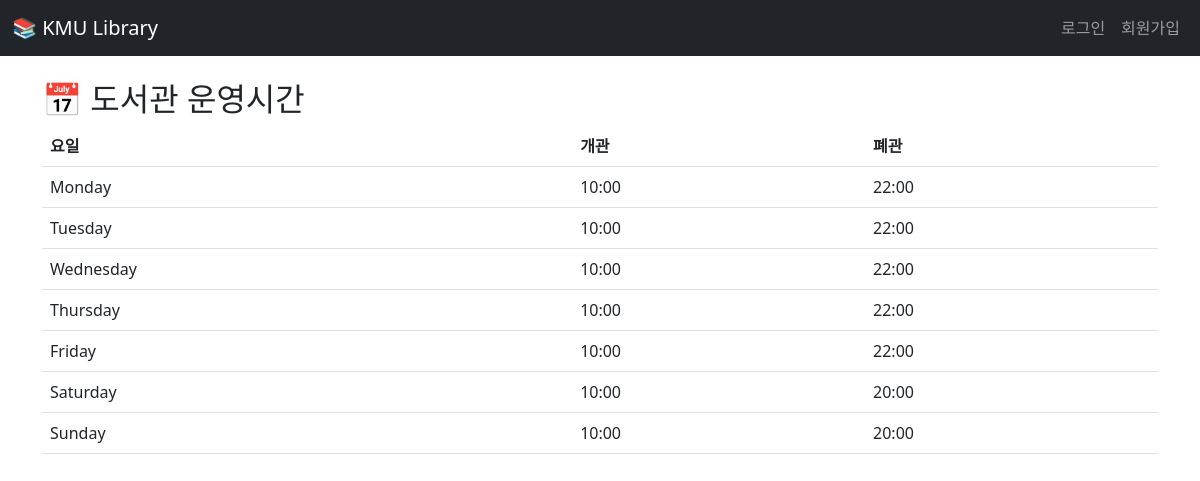
Screenshot of /library_info/ with the database file from the repository.
### library_info/models.py (models this page shows, shortened)
class LibraryInfo(models.Model):
    day = models.CharField(max_length=10, choices=DAY_CHOICES, unique=True)
    open_time = models.TimeField()
    close_time = models.TimeField()
    @property
    def day_order(self):
        return DAY_ORDER.get(self.day, 99)  # 예외 처리용 디폴트

### library_info/views.py (the view)
# urls.py: path('', views.library_info_list, name='library_info_list'),
def library_info_list(request):
    infos = sorted(LibraryInfo.objects.all(), key=lambda info: info.day_order)
    return render(request, 'library_info/list.html', {'infos': infos})

### templates/library_info/list.html (shortened to what this page needs)
{% extends 'base.html' %}
{% block content %}
<h2>📅 도서관 운영시간</h2>
<table class="table table-hover">
  <thead><tr><th>요일</th><th>개관</th><th>폐관</th>{% if user.is_admin %}<th>관리</th>{% endif %}</tr></thead>
  <tbody>
    {% for info in infos %}
      <tr>
        <td>{{ info.get_day_display }}</td>
        <td>{{ info.open_time|time:"H:i" }}</td>
        <td>{{ info.close_time|time:"H:i" }}</td>
      </tr>
    {% endfor %}
  </tbody>
</table>
{% endblock %}

### rows the page displays
LibraryInfo: day "Monday", open_time "10:00", close_time "22:00"
LibraryInfo: day "Tuesday", open_time "10:00", close_time "22:00"
LibraryInfo: day "Wednesday", open_time "10:00", close_time "22:00"
LibraryInfo: day "Thursday", open_time "10:00", close_time "22:00"
LibraryInfo: day "Friday", open_time "10:00", close_time "22:00"
LibraryInfo: day "Saturday", open_time "10:00", close_time "20:00"
LibraryInfo: day "Sunday", open_time "10:00", close_time "20:00"
